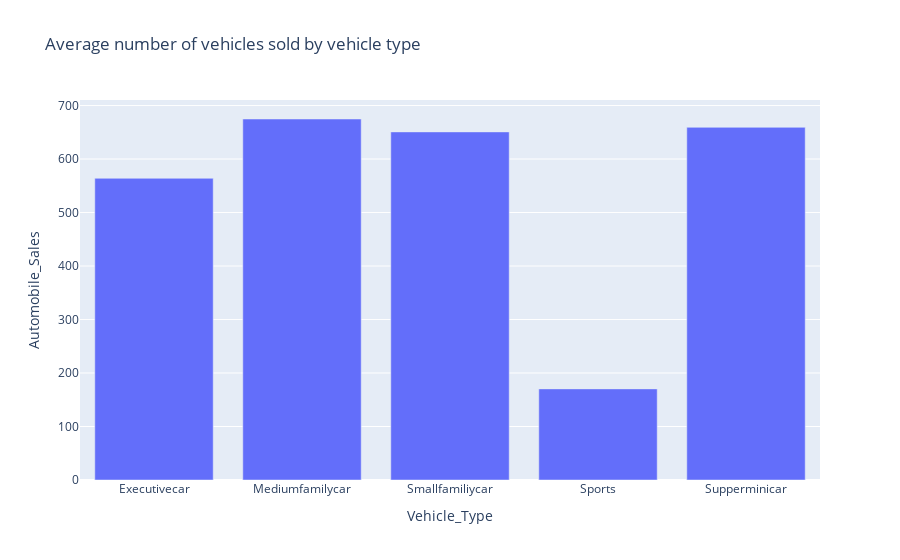

Here is the notebook cell this chart was saved with:
### Code cell
average_sales = df_rec_2.groupby("Vehicle_Type")["Automobile_Sales"].mean().reset_index()                           
figure=px.bar(average_sales, 
              x="Vehicle_Type", y="Automobile_Sales", 
              title = "Average number of vehicles sold by vehicle type")
figure

### Figure 1 — Plotly figure (JSON) as saved in the notebook; plotly's stock layout.template omitted (floating-point values rounded to 4 significant figures)
{"data": [{"alignmentgroup": "True", "hovertemplate": "Vehicle_Type=%{x}<br>Automobile_Sales=%{y}<extra></extra>", "legendgroup": "", "marker": {"color": "#636efa", "pattern": {"shape": ""}}, "name": "", "offsetgroup": "", "orientation": "v", "showlegend": false, "textposition": "auto", "type": "bar", "x": ["Executivecar", "Mediumfamilycar", "Smallfamiliycar", "Sports", "Supperminicar"], "xaxis": "x", "y": [564, 674.8, 650.7, 170.3, 659.3], "yaxis": "y"}], "layout": {"autosize": true, "barmode": "relative", "legend": {"tracegroupgap": 0}, "title": {"text": "Average number of vehicles sold by vehicle type"}, "xaxis": {"anchor": "y", "autorange": true, "domain": [0, 1], "range": [-0.5, 4.5], "title": {"text": "Vehicle_Type"}, "type": "category"}, "yaxis": {"anchor": "x", "autorange": true, "domain": [0, 1], "range": [0, 710.4], "title": {"text": "Automobile_Sales"}, "type": "linear"}}}
